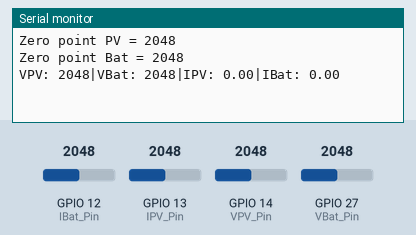
Bench run of a sketch on a simulated ESP32. On the bench: the last lines printed to the serial monitor. Inputs (shaded band) come from the test bench; at power-on: GPIO 12 (IBat_Pin) = 2048, GPIO 13 (IPV_Pin) = 2048, GPIO 14 (VPV_Pin) = 2048, GPIO 27 (VBat_Pin) = 2048.

Above: at 1.7 s.
1.8 s: GPIO 12 (IBat_Pin) set to 2866
At 2.9 s:
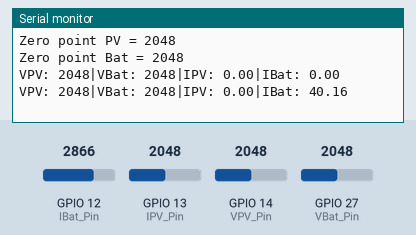
3.3 s: GPIO 13 (IPV_Pin) set to 2866
At 4.6 s:
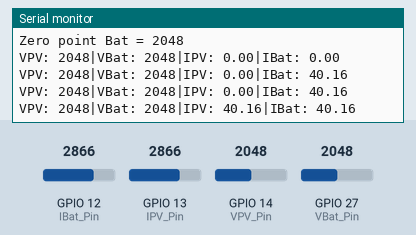
4.8 s: GPIO 14 (VPV_Pin) set to 2866
At 5.9 s:
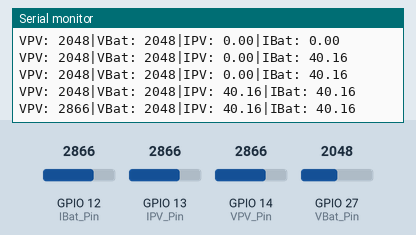
6.3 s: GPIO 27 (VBat_Pin) set to 2866
At 7.6 s:
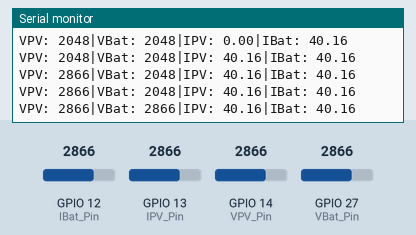
7.8 s: GPIO 12 (IBat_Pin) set to 3972
At 8.9 s:
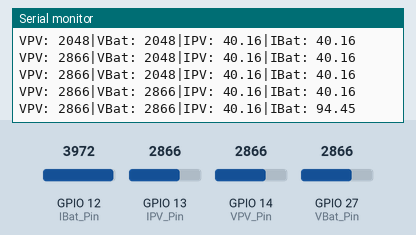
9.3 s: GPIO 13 (IPV_Pin) set to 3972
At 10.4 s:
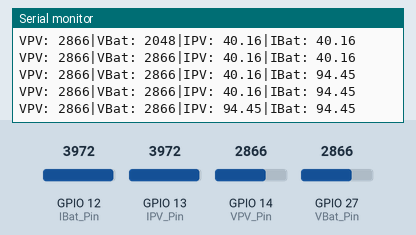
Timing chart, 0 to 11.8 s (numbered marks = the images above; inputs shaded):
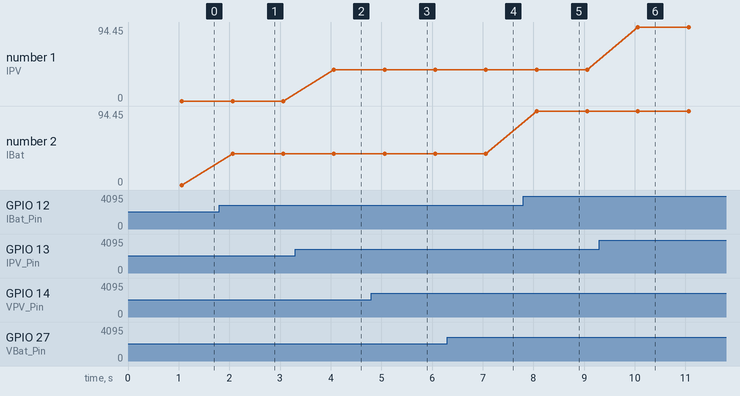

The sketch:

Program.ino
```cpp
//#include <WiFi.h>
//#include "ThingSpeak.h"
#include "ACS712.h"

#define IPV_Pin  13
#define IBat_Pin 12
#define VPV_Pin  14
#define VBat_Pin  27
ACS712 SensIPV(ACS712_20A, IPV_Pin);
ACS712 SensIBat(ACS712_20A, IBat_Pin);

#define Detik 1000
#define TOKirim 60

#define SENSITIVITY 0.185
#define OFFSET 0

char ssid[] = "Pohon Belimbing";
char password[] = "klentang25";
int keyIndex = 0;            // your network key Index number (needed only for WEP)
//WiFiClient  client;
unsigned long myChannelNumber = 2031006;
const char * myWriteAPIKey = "S0EF93DYB4TMUAD6";

int VPV, VBat = 0;
float IPV, IBat = 0;
unsigned long prevmillis = 0;
bool TimeToSend, Kirim = false;
uint8_t detik = 0;

void setup() {
  Serial.begin(115200);
  pinMode(IPV_Pin, INPUT);
  pinMode(IBat_Pin, INPUT);
  pinMode(VPV_Pin, INPUT);
  pinMode(VBat_Pin, INPUT);

  int zero = SensIPV.calibrate();
  Serial.printf("Zero point PV = %d\r\n", zero);
  SensIPV.setZeroPoint(zero);
  zero = SensIBat.calibrate();
  Serial.printf("Zero point Bat = %d\r\n", zero);
  SensIBat.setZeroPoint(zero);

  delay(500);

//  WiFi.mode(WIFI_STA);
//  uint8_t x = 0;
//  do {
//    WifiStatus();
//    x++;
//    delay(1000);
//  }
//  while(x < 5);
//  ThingSpeak.begin(client);  // Initialize ThingSpeak
}

void loop() {
  int ADCPV = analogRead(VPV_Pin);
  int ADCBat = analogRead(VBat_Pin);

  if(millis() - prevmillis >= Detik) {
    prevmillis = millis();
    detik++;
    VPV = ADCPV;
    VBat = ADCBat;
    IPV = readIPV();
    IBat = readIBat();
    Serial.printf("VPV: %d|VBat: %d|IPV: %0.2f|IBat: %0.2f\r\n", VPV, VBat, IPV, IBat);
    if(detik > TOKirim) { detik = 0; TimeToSend = true; }

//    if(TimeToSend) {
//      if(WifiStatus()) {
//        TimeToSend = false;
//        Kirim = true;
//      }
//      else {
//        TimeToSend = false;
//      }
//    }
  }

  if(Kirim) {
//    SendToThinspeak();
    Kirim = false;
  }
}

float readIPV() {
  float I = 0.0;
  for (int g = 0; g < 5; g++) {
    I += SensIPV.getCurrentDC();
    delay(5);
  }
  I /= 5.0;
  float Amp = I;
  return Amp;
}

float readIBat() {
  float I = 0.0;
  for (int g = 0; g < 5; g++) {
    I += SensIBat.getCurrentDC();
    delay(5);
  }
  I /= 5.0;
  float Amp = I;
  return Amp;
}

void SendToThinspeak() {
  // set the fields with the values
//  ThingSpeak.setField(1, VPV);
//  ThingSpeak.setField(2, IPV);
//  ThingSpeak.setField(3, VBat);
//  ThingSpeak.setField(4, IBat);
//
//  int x = ThingSpeak.writeFields(myChannelNumber, myWriteAPIKey);
//  if(x == 200) { Serial.println("Channel update successful."); }
//  else { Serial.println("Problem updating channel. HTTP error code " + String(x)); }
}

bool WifiStatus() {
/* // Jika harus dipastikan sampai terkoneksi dulu
  if(WiFi.status() != WL_CONNECTED){
    Serial.print("Attempting to connect to SSID: ");
    Serial.println(SECRET_SSID);
    while(WiFi.status() != WL_CONNECTED){
      WiFi.begin(ssid, pass);  // Connect to WPA/WPA2 network. Change this line if using open or WEP network
      Serial.print("."); //delay(1000);
    }
    Serial.println("\nConnected.");
  }
 */
/* // Jika hanya cek saja sekali, lalu kembali ke loop
 */
//  WiFi.begin(ssid, password);
//  if(WiFi.status() != WL_CONNECTED) {
//    Serial.println("Connecting to WiFi...");
//    return false;
//  }
//  else {
//    Serial.println("Connected to WiFi");
//    return true;
//  }
}
```

ACS712.cpp
```cpp
#include "ACS712.h"

ACS712::ACS712(ACS712_type type, uint8_t _pin) {
	pin = _pin;

	// Different models of the sensor have their sensitivity:
	switch (type) {
		case ACS712_05B:
			sensitivity = 0.185;
			break;
		case ACS712_20A:
			sensitivity = 0.100;
			break;
		case ACS712_30A:
			sensitivity = 0.066;
			break;
	}
}

int ACS712::calibrate() {
	uint16_t acc = 0;
	for (int i = 0; i < 10; i++) {
		acc += analogRead(pin);
	}
	zero = acc / 10;
	return zero;
}

void ACS712::setZeroPoint(int _zero) {
	zero = _zero;
}

void ACS712::setSensitivity(float sens) {
	sensitivity = sens;
}

float ACS712::getCurrentDC() {
	int16_t acc = 0;
	for (int i = 0; i < 10; i++) {
		acc += analogRead(pin) - zero;
	}
	float I = (float)acc / 10.0 / ADC_SCALE * VREF / sensitivity;
	return I;
}

float ACS712::getCurrentAC(uint16_t frequency) {
	uint32_t period = 1000000 / frequency;
	uint32_t t_start = micros();

	uint32_t Isum = 0, measurements_count = 0;
	int32_t Inow;

	while (micros() - t_start < period) {
		Inow = analogRead(pin) - zero;
		Isum += Inow*Inow;
		measurements_count++;
	}

	float Irms = sqrt(Isum / measurements_count) / ADC_SCALE * VREF / sensitivity;
	return Irms;
}
```

ACS712.h
```cpp
#ifndef ACS712_h
#define ACS712_h

#include <Arduino.h>

#define ADC_SCALE 1023.0 // 4095.0
#define VREF 5.022
#define DEFAULT_FREQUENCY 50

enum ACS712_type {ACS712_05B, ACS712_20A, ACS712_30A};

class ACS712 {
public:
	ACS712(ACS712_type type, uint8_t _pin);
	int calibrate();
	void setZeroPoint(int _zero);
	void setSensitivity(float sens);
	float getCurrentDC();
	float getCurrentAC(uint16_t frequency = 50);

private:
	int zero = (ADC_SCALE/2);
	float sensitivity;
	uint8_t pin;
};

#endif
```

Measured:
- after the input at 1.8 s, the serial monitor: prints a new line after 0.26 s (image 1)
- after the input at 3.3 s, the serial monitor: prints a new line after 0.76 s (image 2)
- after the input at 4.8 s, the serial monitor: prints a new line after 0.26 s (image 3)
- after the input at 6.3 s, the serial monitor: prints a new line after 0.76 s (image 4)
- after the input at 7.8 s, the serial monitor: prints a new line after 0.26 s (image 5)
- after the input at 9.3 s, the serial monitor: prints a new line after 0.76 s (image 6)
- plotted number 2: 0 → 40.16 after the input at 1.8 s, 40.16 → 94.45 after the input at 7.8 s
